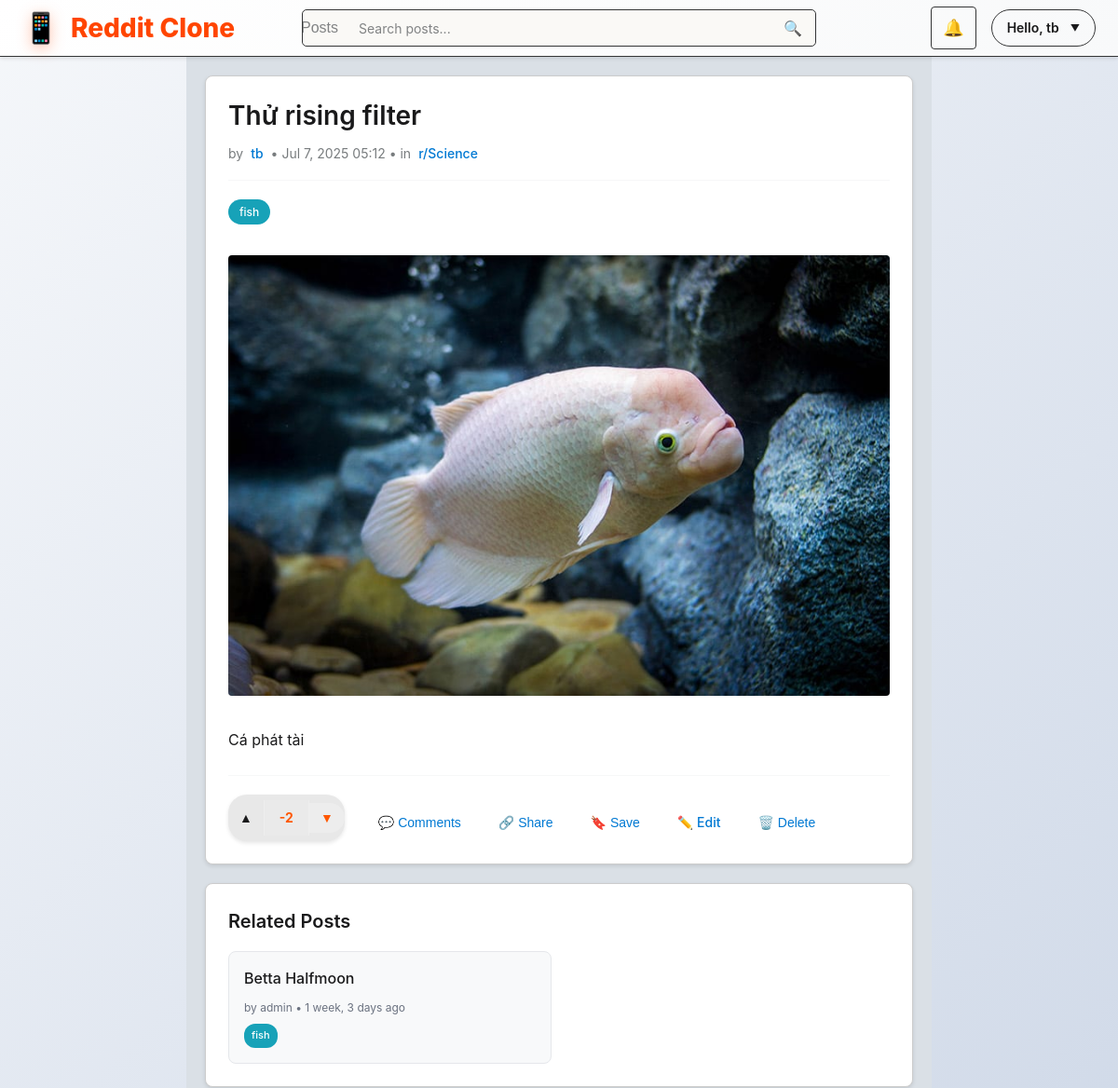
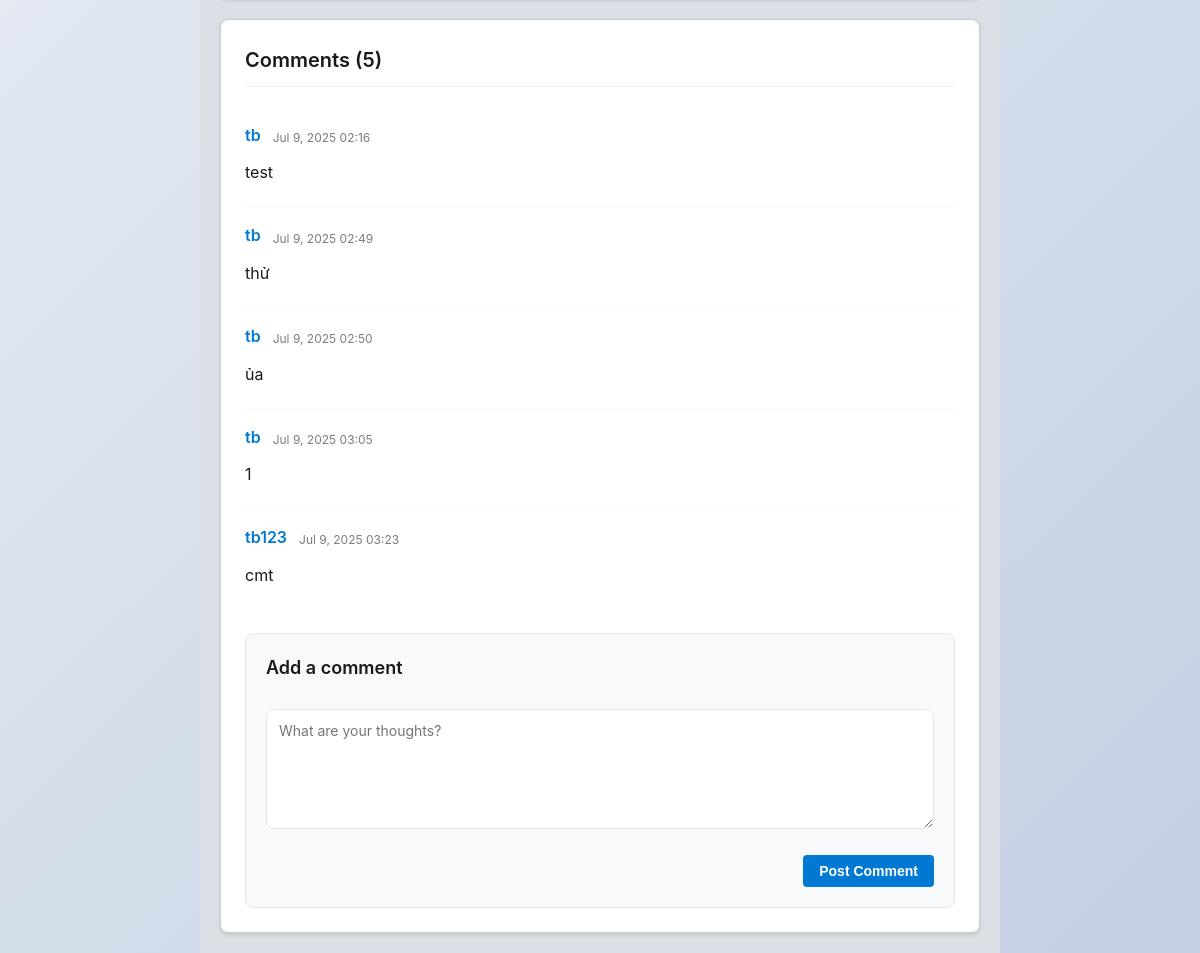
Screenshot of /post/81/ (signed in) with the database file from the repository (2 pictures, top to bottom).
### posts/models.py (models this page shows, shortened)
class Post(models.Model):
    title        = models.CharField(max_length=255)
    content      = models.TextField(blank=True)
    image        = models.ImageField(upload_to='post_images/', blank=True, null=True)
    author       = models.ForeignKey(User, on_delete=models.CASCADE)
    community    = models.ForeignKey(Community, on_delete=models.CASCADE,
                                     null=True, blank=True,
                                     )
    tags         = models.ManyToManyField(Tag, blank=True, related_name='posts')
    created_at   = models.DateTimeField(auto_now_add=True)
    @property
    def score(self):
        upvotes = self.votes.filter(is_upvote=True).count()
        downvotes = self.votes.filter(is_upvote=False).count()
        return upvotes - downvotes
    def get_user_vote(self, user):
        if not user.is_authenticated:
            return None
        try:
            return self.votes.get(user=user)
        except Vote.DoesNotExist:
            return None

class Community(models.Model):
    name = models.CharField(max_length=100, unique=True)
    slug = models.SlugField(max_length=100, unique=True, blank=True)
    description = models.TextField(blank=True)
    owner       = models.ForeignKey(settings.AUTH_USER_MODEL,
                                    on_delete=models.CASCADE,
                                    related_name='owned_communities')
    created_at = models.DateTimeField(auto_now_add=True, null=True, blank=True)

class Tag(models.Model):
    name = models.CharField(max_length=50, unique=True)
    slug = models.SlugField(max_length=50, unique=True, blank=True)
    color = models.CharField(max_length=7, default='#007bff')  # Hex color code
    created_at = models.DateTimeField(auto_now_add=True)
    class Meta:
        ordering = ['name']

class Comment(models.Model):
    post = models.ForeignKey(Post, on_delete=models.CASCADE, related_name='comments')
    author = models.ForeignKey(User, on_delete=models.CASCADE)
    text = models.TextField()
    created = models.DateTimeField(auto_now_add=True)

### posts/views.py (the view)
# urls.py: path('post/<int:pk>/', views.post_detail, name='post_detail'),
def post_detail(request, pk):
    post = get_object_or_404(Post, pk=pk)
    if request.method == 'POST':
        form = CommentForm(request.POST)
        if form.is_valid() and request.user.is_authenticated:
                comment = form.save(commit=False)
                comment.post   = post
                comment.author = request.user
                comment.save() # Signal `create_comment_notification` sẽ được kích hoạt ở đây
                return redirect('posts:post_detail', pk=pk)
    else:
        form = CommentForm()
    related_posts = []
    if post.tags.exists():
        related_posts = Post.objects.filter(
            tags__in=post.tags.all()
        ).exclude(pk=post.pk).distinct()[:5]
    user_vote = None
    if request.user.is_authenticated:
        user_vote = post.get_user_vote(request.user)
    return render(request, 'posts/post_detail.html', {
        'post': post,
        'form': form,
        'related_posts': related_posts,
        'user_vote': user_vote,
    })

### posts/forms.py
class CommentForm(forms.ModelForm):
    class Meta:
        model = Comment
        fields = ['text']
        widgets = {
            'text': forms.Textarea(attrs={
                'placeholder': 'What are your thoughts?',
                'class': 'form-control',
                'rows': 3
            })
        }

### posts/templates/posts/post_detail.html (shortened to what this page needs)
{% extends 'posts/base.html' %}
{% load static %}
{% block extra_css %}
<link rel="stylesheet" href="{% static 'posts\css\post_detail.css' %}">
{% endblock %}
{% block content %}
  <div class="post-detail-container">
    <div class="post-detail-card">
      <div class="post-detail-header">
        <h1 class="post-detail-title">{{ post.title }}</h1>
        <div class="post-detail-meta">
          by <a href="{% url 'posts:user_profile' post.author.username %}">{{ post.author.username }}</a>
          • {{ post.created_at|date:"M j, Y H:i" }}
          {% if post.community %}
            • in <a href="{% url 'posts:community' post.community.slug %}" class="community-link">r/{{ post.community.name }}</a>
          {% endif %}
        </div>
      </div>
      {% if post.tags.exists %}
      <div class="post-tags mt-2">
          {% for tag in post.tags.all %}
              <a href="{% url 'posts:tag_detail' tag.slug %}" class="tag-link">
                  <span class="badge" style="background-color: {{ tag.color }}; color: white;">
                      {{ tag.name }}
                  </span>
              </a>
          {% endfor %}
      </div>
      {% endif %}
      {% if post.image %}
        <div class="post-detail-image">
          <img src="{{ post.image.url }}" alt="Post image">
        </div>
      {% endif %}
      {% if post.content %}
        <div class="post-detail-content">
          {{ post.content|linebreaks }}
        </div>
      {% endif %}
      <div class="post-detail-footer">
          <div class="vote-section-detail"
              data-user-vote="{% if user_vote %}{% if user_vote.is_upvote %}up{% else %}down{% endif %}{% endif %}"
              data-post-id="{{ post.id }}">
              <button class="vote-btn upvote
                            {% if user_vote and user_vote.is_upvote %}active voted-up{% endif %}"
                      data-id="{{ post.id }}" data-dir="up">
                  <span class="vote-arrow">▲</span>
              </button>
              <div class="score
                          {% if user_vote %}voted{% endif %}
                          {% if post.score > 0 %}positive{% elif post.score < 0 %}negative{% endif %}"
                  id="score-{{ post.id }}">{{ post.score }}</div>
              <button class="vote-btn downvote
                            {% if user_vote and not user_vote.is_upvote %}active voted-down{% endif %}"
                      data-id="{{ post.id }}" data-dir="down">
                  <span class="vote-arrow">▼</span>
              </button>
          </div>
        <div class="post-detail-actions">
          <button class="action-btn comment-btn" onclick="document.getElementById('comment-form').scrollIntoView();">
            💬 Comments
          </button>
          <button class="action-btn share-btn">🔗 Share</button>
          <button class="action-btn save-btn">🔖 Save</button>
          {% if post.author == user %}
            <a href="{% url 'posts:edit_post' post.id %}" class="action-btn edit-btn">
              ✏️ Edit
            </a>
            <button class="action-btn delete-btn" onclick="confirmDelete()">
              🗑️ Delete
            </button>
          {% endif %}
        </div>
      </div>
    </div>
    {% if related_posts %}
    <div class="related-posts-section">
      <h3>Related Posts</h3>
      <div class="related-posts-grid">
        {% for related_post in related_posts %}
          <div class="related-post-card">
            <h4><a href="{% url 'posts:post_detail' related_post.id %}">{{ related_post.title|truncatechars:60 }}</a></h4>
            <div class="related-post-meta">
              by {{ related_post.author.username }} • {{ related_post.created_at|timesince }} ago
            </div>
            {% if related_post.tags.exists %}
              <div class="related-post-tags">
                {% for tag in related_post.tags.all|slice:":3" %}
                  <span class="tag-badge small" style="background-color: {{ tag.color }};">
                    {{ tag.name }}
                  </span>
                {% endfor %}
              </div>
            {% endif %}
          </div>
        {% endfor %}
      </div>
    </div>
    {% endif %}
    <div class="comments-section">
      <h2>Comments ({{ post.comments.count }})</h2>
      <ul class="comment-list">
        {% for c in post.comments.all %}
          <li class="comment-item">
            <div class="comment-header">
              <div class="comment-author">{{ c.author.username }}</div>
              <div class="comment-date">{{ c.created|date:"M j, Y H:i" }}</div>
            </div>
            <div class="comment-text">{{ c.text|linebreaks }}</div>
          </li>
        {% empty %}
          <li class="no-comments">Be the first to comment!</li>
        {% endfor %}
      </ul>
      {% if user.is_authenticated %}
        <form id="comment-form" method="post" class="comment-form">
          <div class="comment-form-header">
            <h3>Add a comment</h3>
          </div>
          {{ form.text }}
          <button type="submit" class="submit-comment-btn">Post Comment</button>
        </form>
      {% else %}
        <p class="login-to-comment">
          <a href="{% url 'login' %}?next={{ request.path }}">Log in</a> to leave a comment.
        </p>
      {% endif %}
    </div>
  </div>
{% endblock %}

### posts/templates/posts/base.html (shortened to what this page needs)
{% load static %}
<!DOCTYPE html>
<html lang="en">
<head>
  <link rel="stylesheet" href="{% static 'posts/css/style.css' %}">
  {% block extra_css %}{% endblock %}
</head>
<body>
  <header class="header">
    <div class="header-content">
      <a class="logo" href="{% url 'posts:post_list' %}">
        <span class="logo-icon">📱</span>
        Reddit Clone
      </a>
      <div class="unified-search">
        <div class="search-container">
          <form class="search-form" id="searchForm" method="get">
            <button type="button" class="search-type-selector" id="searchTypeSelector">
              <span id="searchTypeText">Posts</span>
            </button>
            <input type="text" class="search-input" id="searchInput"
                  placeholder="Search posts..."
                  value="{{ request.GET.q|default:'' }}"
                  name="q">
            <button type="submit" class="search-btn">🔍</button>
          </form>
        </div>
      </div>
      <nav class="nav-right">
        {% if user.is_authenticated %}
          <div class="dropdown position-relative">
            <a href="#" class="notification-toggle position-relative nav-btn">
                🔔
            </a>
          </div>
          <div class="user-menu" id="userMenu">
            <div class="user-greeting">Hello, {{ user.username }}</div>
          </div>
        {% else %}
          <a href="{% url 'login' %}" class="nav-btn">Log In</a>
          <a href="{% url 'posts:register' %}" class="nav-btn">Sign Up</a>
        {% endif %}
      </nav>
    </div>
  </header>
  <main class="main-content">
    <div class="container">
      {% block content %}{% endblock %}
    </div>
  </main>
</body>
</html>

### rows the page displays
Post: title "Thử rising filter", author.username "tb", created_at "Jul 7, 2025 05:12", community.name "Science", image (picture), content "Cá phát tài", score "-2", comments.count "5"
Tag: name "fish"
Post: title "Betta Halfmoon", author.username "admin", created_at "1 week, 3 days"
Comment: author.username "tb", created "Jul 9, 2025 02:16", text "test"
Comment: author.username "tb", created "Jul 9, 2025 02:49", text "thử"
Comment: author.username "tb", created "Jul 9, 2025 02:50", text "ủa"
Comment: author.username "tb", created "Jul 9, 2025 03:05", text "1"
Comment: author.username "tb123", created "Jul 9, 2025 03:23", text "cmt"

### other values shown
{{ user.username }} "tb"
